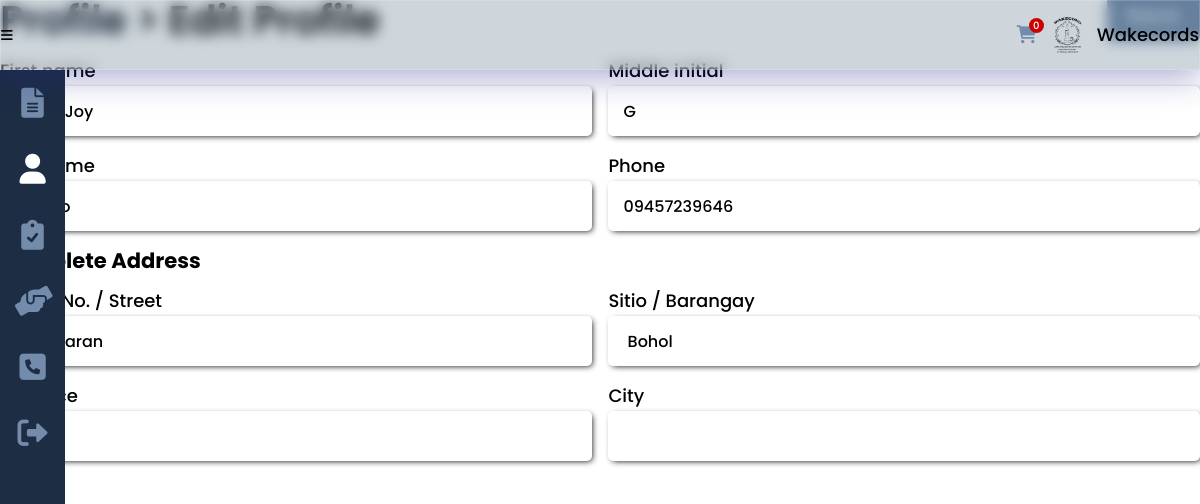
Before: /edit_profile.php (signed in) with the older database file.
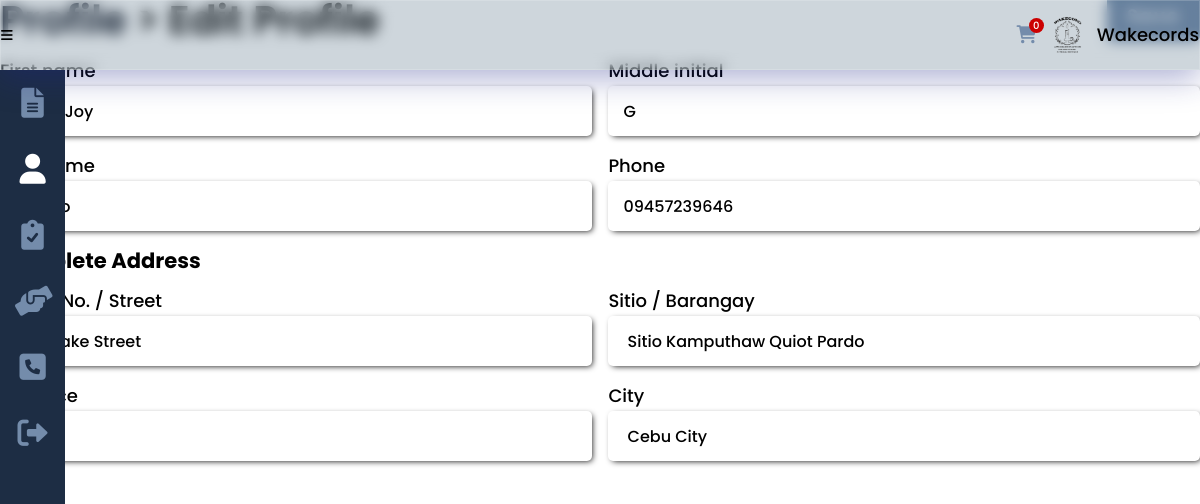
After: the same page with the newer database file.
### tables this page shows
CREATE TABLE `seeker` (
  `seeker_id` int(8) NOT NULL,
  `seeker_fname` varchar(25) NOT NULL,
  `seeker_mi` char(1) DEFAULT NULL,
  `seeker_lname` varchar(25) NOT NULL,
  `seeker_address` varchar(100) DEFAULT NULL,
  `seeker_phone` varchar(11) DEFAULT NULL,
  `seeker_status` varchar(10) DEFAULT NULL,
  `seeker_email` varchar(50) NOT NULL,
  `seeker_pass` varchar(100) NOT NULL
);

### others/functions.php (called while the page is built, shortened)
<?php
	require_once("others/db.php");
	function current_user(){
		if(isset($_SESSION['seeker'])){
			$user = read("seeker", ["seeker_id"], [$_SESSION['seeker']]);
		}
		return $user[0];
	}
	function read($table, $attr=[], $data=[]){
		if(count($attr) == 1){
			return DB::query("SELECT * FROM ".$table." WHERE ".$attr[0]."=?", array($data[0]), "READ");
		}
	}
	function user_type(){
		if(isset($_SESSION['seeker'])){
			return "seeker";
		}
		else if(isset($_SESSION['provider'])){
			return "provider";
		}
		return "admin";
	}

### others/db.php (called while the page is built, shortened)
<?php
	class DB
	{
		static $hostname = "localhost";
		static $dbname = "wakecords";
		static $username  = "root";
		static $password = "";
		public static function query($sql, $params=array(), $transactType)
		{
			$rows = array();
			try
			{
				$db = new PDO("mysql:host=". self::$hostname ."; dbname=". self::$dbname,  self::$username,  self::$password);
				$db->setAttribute(PDO::ATTR_ERRMODE, PDO::ERRMODE_EXCEPTION);
				$cmd = $db->prepare($sql);
				$cmd->execute($params);
				if($transactType == "READ")
					$rows = $cmd->fetchAll();
				else
					$rows = $db->lastInsertId();
			}
			catch(PDOException $e)
			{
				echo $e->getMessage();
			}
			return $rows;
		}
	}

### edit_profile.php (the view, shortened to what this page needs)
<?php
	include("others/functions.php");
	include("others/head.php");
	$user = current_user();
?>
<body>
	<div class="container">
		<?php include("others/header.php"); ?>
		<div class="banner">
			<?php
			include("others/sidebar.php"); ?>
			<section class="banner-con">
				<div class="wrapper">
					<div class="banner-div">
						<h2><a href="profile.php">Profile</a> <span>> Edit Profile</span></h2>
						<form class="profile <?php echo (user_type() == "admin") ? "column":""; ?>" method="post" enctype="multipart/form-data">
							<?php
							if(user_type() == "admin"){
							?>
								<div>
									<label for="label-name">First name</label>
									<input type="text" name="txtfn" id="label-name" value="<?php echo $user['admin_fname']; ?>" required>
								</div>
								<div>
									<label for="label-name">Middle initial</label>
									<input type="text" name="txtmi" id="label-name" value="<?php echo $user['admin_mi']; ?>" maxlength="1" required>
								</div>
								<div>
									<label for="label-name">Last name</label>
									<input type="text" name="txtln" id="label-name" value="<?php echo $user['admin_lname']; ?>" required>
								</div>
							<?php
							}
							else {
							?>
								<div>
									<label for="label-name">First name</label>
									<input type="text" name="txtfn" id="label-name" value="<?php echo (user_type() == 'seeker')?$user['seeker_fname']:$user['provider_fname']; ?>" required>
								</div>
								<div>
									<label for="label-name">Middle initial</label>
									<input type="text" name="txtmi" id="label-name" value="<?php echo (user_type() == 'seeker')?$user['seeker_mi']:$user['provider_mi']; ?>" maxlength="1" required>
								</div>
								<div>
									<label for="label-name">Last name</label>
									<input type="text" name="txtln" id="label-name" value="<?php echo (user_type() == 'seeker')?$user['seeker_lname']:$user['provider_lname']; ?>" required>
								</div>
								<div>
									<label for="label-name">Phone</label>
									<input type="text" name="txtphone" id="label-name" value="<?php echo (user_type() == 'seeker')?$user['seeker_phone']:$user['provider_phone']; ?>" maxlength="11" placeholder="Ex. 09998765432" required>
								</div>
								<h3 style='width:100%;'>Complete Address</h3>
								<?php
								if(user_type() == 'seeker') $address = $user['seeker_address'];
								else $address = $user['provider_address'];
								$empty_address = false;
								$address = explode(",", $address);
								?>
								<div>
									<label>House No. / Street</label>
									<input type="text" name="txtstreet" value="<?php echo ($empty_address) ? "":$address[0]; ?>" required>
								</div>
								<div>
									<label>Sitio / Barangay</label>
									<input type="text" name="txtbrgy" value="<?php echo ($empty_address) ? "":$address[1]; ?>" required>
								</div>
								<div>
									<label>Province</label>
									<input type="text" name="txtprovince" value="<?php echo ($empty_address) ? "":$address[3]; ?>" required>
								</div>
								<div>
									<label>City</label>
									<input type="text" name="txtcity" value="<?php echo ($empty_address) ? "":$address[2]; ?>" required>
								</div>
							<?php
							}
							?>
							<button class="btn btn-link-absolute higher-top" type="submit" name="btnsave">Save</button>
						</form>
					</div>
				</div>
			</section>
		</div>
	</div>
</body>
</html>

Changed rows visible on the page:
changed seeker "Merry Joy": txtstreet "Tagbilaran" → "119A Fake Street"; txtbrgy "Bohol" → "Sitio Kamputhaw Quiot Pardo"; txtprovince (not shown) → "Cebu"; txtcity (not shown) → "Cebu City"
